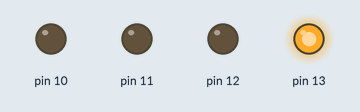
This sketch was run on a simulated Arduino Uno, built with avr-gcc and run on an emulated ATmega328P. Parts: output pins drawn as LEDs (lit = HIGH).

Above: at 0.02 s.
At 0.32 s:
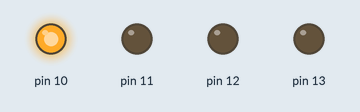
At 0.62 s:
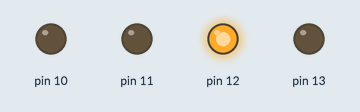
At 1.47 s:
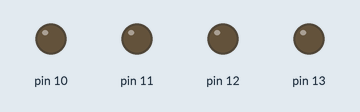
At 2.92 s:
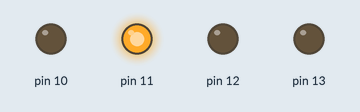
Timing chart, 0 to 3.2 s (numbered marks = the images above):
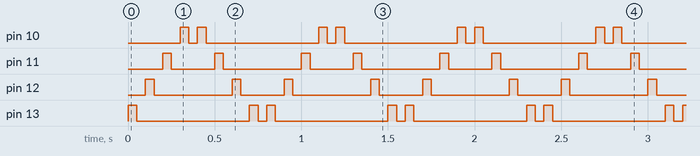

Measured:
- by itself, pin 10: repeats every 0.80 s: LOW 0.05 s, HIGH 0.05 s, LOW 0.65 s, HIGH 0.05 s
- by itself, pin 11: repeats every 0.80 s: LOW 0.25 s, HIGH 0.05 s, LOW 0.45 s, HIGH 0.05 s
- by itself, pin 12: repeats every 0.80 s: LOW 0.45 s, HIGH 0.05 s, LOW 0.25 s, HIGH 0.05 s
- by itself, pin 13: repeats every 0.80 s: LOW 0.65 s, HIGH 0.05 s, LOW 0.05 s, HIGH 0.05 s

The sketch:

Kara___m_ek.ino
```cpp
void setup() {
  // put your setup code here, to run once:
  pinMode(13, OUTPUT);
  pinMode(12, OUTPUT);
  pinMode(11, OUTPUT);
  pinMode(10, OUTPUT);
}

void loop() {
  // put your main code here, to run repeatedly:

   digitalWrite(13,HIGH);
   delay(50);
   digitalWrite(13,LOW);
   delay(50);
   digitalWrite(12,HIGH);
   delay(50);
   digitalWrite(12,LOW);
   delay(50);
   digitalWrite(11,HIGH);
   delay(50);
   digitalWrite(11,LOW);
   delay(50);
   digitalWrite(10,HIGH);
   delay(50);
   digitalWrite(10,LOW);
   delay(50);

   digitalWrite(10,HIGH);
   delay(50);
   digitalWrite(10,LOW);
   delay(50);
   digitalWrite(11,HIGH);
   delay(50);
   digitalWrite(11,LOW);
   delay(50);
   digitalWrite(12,HIGH);
   delay(50);
   digitalWrite(12,LOW);
   delay(50);
   digitalWrite(13,HIGH);
   delay(50);
   digitalWrite(13,LOW);
   delay(50);


}
```
